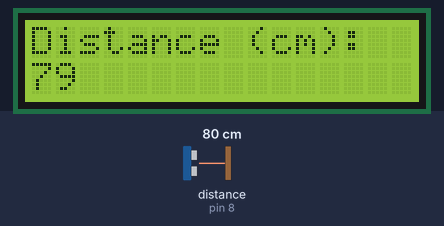
The sketch below on a simulated Arduino Uno, built with avr-gcc and run on an emulated ATmega328P. Parts: 16×2 character LCD. Wiring (inferred from the names in the program): ultrasonic range finder: trigger pin 9; echo pin 8. The inputs (shaded band) are chosen by the test bench; at power-on: distance to the obstacle (sensor on pin 8) 80 cm. The echo pulse lasts 58.3 µs per cm; what the sketch prints to the serial monitor is not drawn.

Above: at 1.2 s.
1.3 s: distance to the obstacle (sensor on pin 8) set to 120 cm
At 3.4 s:
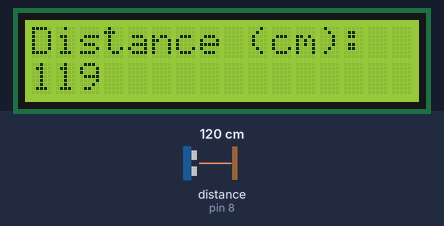
3.6 s: distance to the obstacle (sensor on pin 8) set to 2 cm
At 4.9 s:
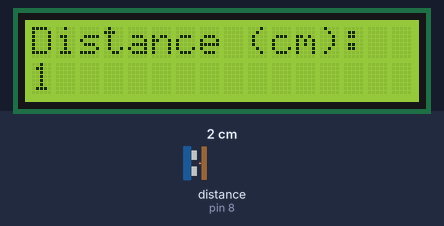
5.2 s: distance to the obstacle (sensor on pin 8) set to 4 cm
At 5.8 s:
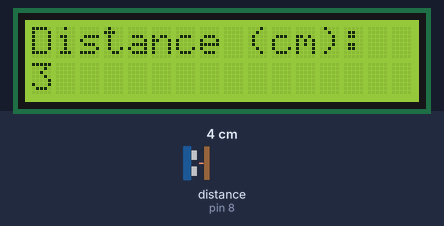
Timing chart, 0 to 8.2 s (numbered marks = the images above; inputs shaded):
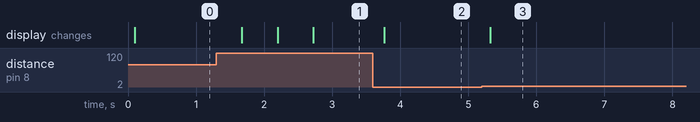

The sketch:

UltrasonicSensorElaborate.ino
```cpp
#include <Wire.h>
#include <LiquidCrystal_I2C.h>

// Initialize the I2C LCD library with the I2C address
LiquidCrystal_I2C lcd(0x27, 16, 2); // Set the LCD I2C address (0x27 for most displays)

// Define pins for the ultrasonic sensor
const int trigPin = 9; // Trigger pin
const int echoPin = 8; // Echo pin

// Variables for calculating distance
long duration;
int distanceCm;

void setup() {
  // Initialize I2C LCD
  lcd.init();
  lcd.backlight();

  // Set the initial position on the LCD
  lcd.setCursor(0, 0);
  lcd.print("Distance (cm):");

  // Set up the ultrasonic sensor pins
  pinMode(trigPin, OUTPUT);
  pinMode(echoPin, INPUT);

  // Start serial communication for debugging (optional)
  Serial.begin(9600);
}

void loop() {
  // Trigger the ultrasonic sensor to send a pulse
  digitalWrite(trigPin, LOW);
  delayMicroseconds(2);
  digitalWrite(trigPin, HIGH);
  delayMicroseconds(10);
  digitalWrite(trigPin, LOW);

  // Measure the pulse duration on the echo pin
  duration = pulseIn(echoPin, HIGH);

  // Calculate the distance in centimeters
  distanceCm = duration / 58.2; // Divide by 58.2 to convert to cm

  // Display the distance on the I2C LCD
  lcd.setCursor(0, 1);
  lcd.print("               "); // Clear previous distance
  lcd.setCursor(0, 1);
  lcd.print(distanceCm);

  // Print the distance to the serial monitor (optional)
  Serial.print("Distance: ");
  Serial.print(distanceCm);
  Serial.println(" cm");

  delay(500); // Delay between measurements
}
```

Measured:
- after the input at 1.3 s, the display: changes after 0.37 s (image 1)
- after the input at 3.6 s, the display: changes after 0.17 s (image 2)
- after the input at 5.2 s, the display: changes after 0.12 s (image 3)
